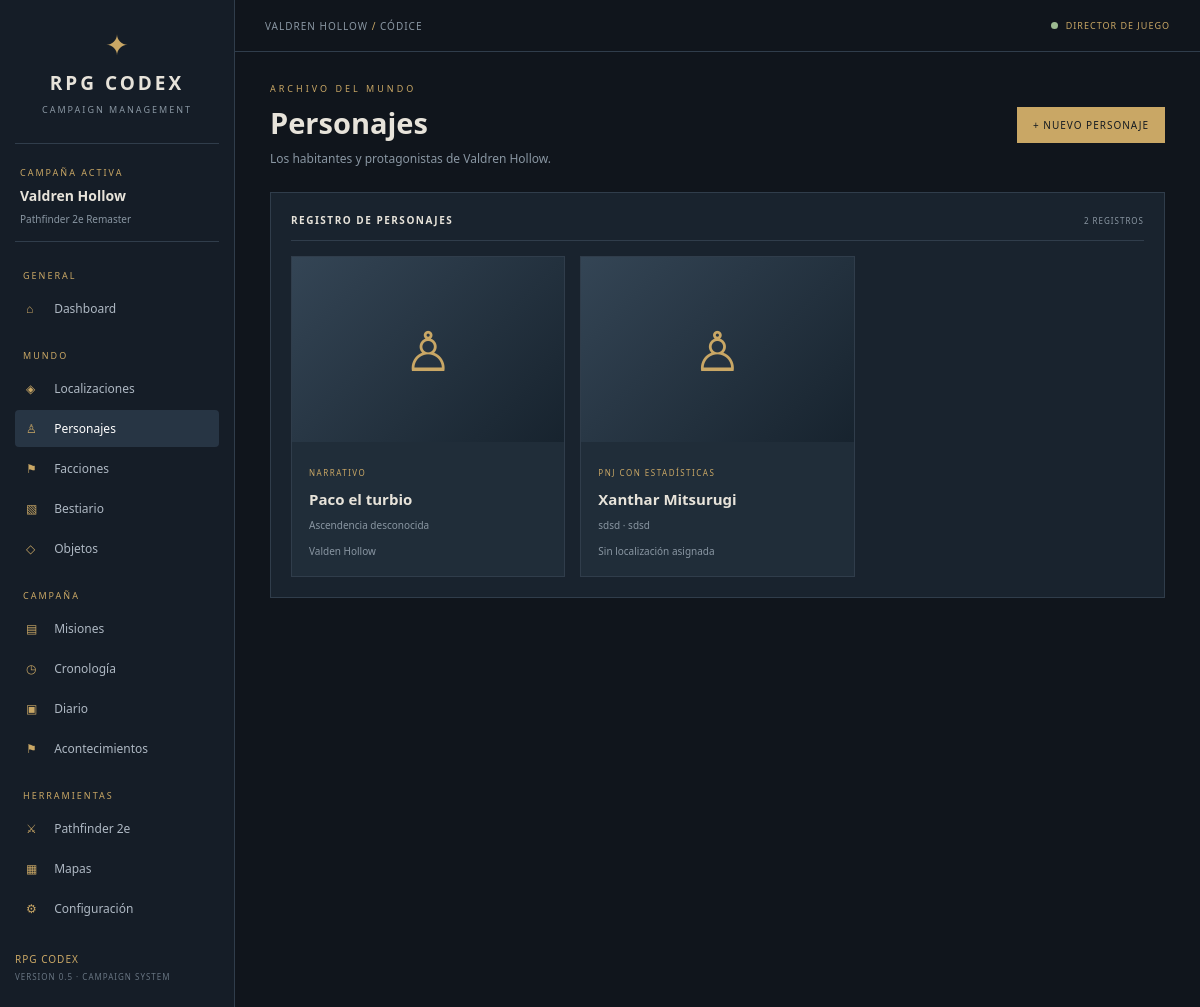
/characters, run on the app's committed database.
### tables this page shows
CREATE TABLE campaigns (
            id INTEGER PRIMARY KEY AUTOINCREMENT,
            name TEXT NOT NULL,
            system TEXT NOT NULL,
            description TEXT DEFAULT '',
            created_at TIMESTAMP DEFAULT CURRENT_TIMESTAMP
        );

CREATE TABLE characters (

            id INTEGER PRIMARY KEY AUTOINCREMENT,

            campaign_id INTEGER NOT NULL,

            location_id INTEGER,

            name TEXT NOT NULL,

            character_type TEXT NOT NULL DEFAULT 'narrative',

            ancestry TEXT DEFAULT '',

            age TEXT DEFAULT '',

            occupation TEXT DEFAULT '',

            character_class TEXT DEFAULT '',

            level INTEGER,

            summary TEXT DEFAULT '',

            personality TEXT DEFAULT '',

            biography TEXT DEFAULT '',

            motivations TEXT DEFAULT '',

            armor_class INTEGER,

            hit_points INTEGER,

            perception TEXT DEFAULT '',

            saving_throws TEXT DEFAULT '',

            skills TEXT DEFAULT '',

            attacks TEXT DEFAULT '',

            abilities TEXT DEFAULT '',

            portrait_url TEXT DEFAULT '',

            secret_notes TEXT DEFAULT '',

            created_at TIMESTAMP DEFAULT CURRENT_TIMESTAMP,

            updated_at TIMESTAMP DEFAULT CURRENT_TIMESTAMP,

            FOREIGN KEY (campaign_id)
                REFERENCES campaigns(id)
                ON DELETE CASCADE,

            FOREIGN KEY (location_id)
                REFERENCES locations(id)
                ON DELETE SET NULL

        );

CREATE TABLE locations (
            id INTEGER PRIMARY KEY AUTOINCREMENT,
            campaign_id INTEGER NOT NULL,
            name TEXT NOT NULL,
            category TEXT DEFAULT 'Otro',
            summary TEXT DEFAULT '',
            description TEXT DEFAULT '',
            secret_notes TEXT DEFAULT '',
            created_at TIMESTAMP DEFAULT CURRENT_TIMESTAMP,
            updated_at TIMESTAMP DEFAULT CURRENT_TIMESTAMP,

            FOREIGN KEY (campaign_id)
                REFERENCES campaigns(id)
                ON DELETE CASCADE
        );

### app.py (the view)
@app.route("/characters")
def characters():
    campaign = get_campaign()
    rows = get_db().execute("""
        SELECT characters.*, locations.name AS location_name FROM characters
        LEFT JOIN locations ON characters.location_id = locations.id
        WHERE characters.campaign_id = ? ORDER BY characters.name COLLATE NOCASE
    """, (campaign["id"],)).fetchall()
    return render_template("characters/list.html", characters=rows, campaign=campaign)

### app.py (called while the page is built)
def get_campaign():
    return get_db().execute("SELECT * FROM campaigns ORDER BY id LIMIT 1").fetchone()

### database.py (called while the page is built)
def get_db():
    if "db" not in g:
        DATABASE_DIR.mkdir(parents=True, exist_ok=True)
        g.db = sqlite3.connect(DATABASE_PATH)
        g.db.row_factory = sqlite3.Row
        g.db.execute("PRAGMA foreign_keys = ON")
    return g.db

### templates/characters/list.html (shortened to what this page needs)
{% extends "base.html" %}
{% block content %}
<div class="page-title-row">
    <div>
        <div class="eyebrow">ARCHIVO DEL MUNDO</div>
        <h2>Personajes</h2>
        <p>Los habitantes y protagonistas de {{ campaign["name"] }}.</p>
    </div>
    <a href="{{ url_for('character_new') }}" class="primary-button">
        + NUEVO PERSONAJE
    </a>
</div>
<section class="content-panel">
    <div class="panel-heading">
        <h3>REGISTRO DE PERSONAJES</h3>
        <span>{{ characters|length }} REGISTROS</span>
    </div>
    {% if characters %}
        <div class="character-grid">
            {% for character in characters %}
                <a href="{{ url_for('character_detail', character_id=character['id']) }}"
                   class="character-card">
                    {% if character["portrait_url"] %}
                        <img src="{{ character['portrait_url'] }}"
                             alt="{{ character['name'] }}"
                             class="character-portrait">
                    {% else %}
                        <div class="character-placeholder">♙</div>
                    {% endif %}
                    <div class="character-card-info">
                        <span class="character-type">
                            {% if character["character_type"] == "narrative" %}
                                NARRATIVO
                            {% elif character["character_type"] == "statblock" %}
                                PNJ CON ESTADÍSTICAS
                            {% elif character["character_type"] == "creature" %}
                                CRIATURA
                            {% else %}
                                PERSONAJE IMPORTANTE
                            {% endif %}
                        </span>
                        <h3>{{ character["name"] }}</h3>
                        <p>
                            {{ character["ancestry"] or "Ascendencia desconocida" }}
                            {% if character["occupation"] %}
                                · {{ character["occupation"] }}
                            {% endif %}
                        </p>
                        <small>
                            {{ character["location_name"] or "Sin localización asignada" }}
                        </small>
                    </div>
                </a>
            {% endfor %}
        </div>
    {% endif %}
</section>
{% endblock %}

### static/css/style.css (style rules this page uses)
:root { --background: #10151c; --sidebar: #151d27; --panel: #19232e; --panel-hover: #202e3b; --border: #303d4b; --gold: #c9a765; --gold-light: #e0c58e; --text: #e7e3da; --muted: #8996a2; --green: #9cba91; }
* { margin: 0; padding: 0; box-sizing: border-box; }
body { background: var(--background); color: var(--text); font-family: "Segoe UI", sans-serif; }
a { text-decoration: none; color: inherit; }
.eyebrow { color: var(--gold); font-size: 9px; letter-spacing: 3px; }
.primary-button, .secondary-button { padding: 10px 14px; font-size: 9px; letter-spacing: 1px; }
.primary-button { background: var(--gold); color: #151b21; }
.content-panel { background: var(--panel); border: 1px solid var(--border); padding: 20px; }
.panel-heading { display: flex; align-items: center; justify-content: space-between; gap: 10px; padding-bottom: 13px; border-bottom: 1px solid var(--border); margin-bottom: 15px; }
.panel-heading h3 { font-size: 10px; letter-spacing: 1.5px; }
.panel-heading span, .panel-heading a { color: var(--muted); font-size: 8px; letter-spacing: 1px; }
.page-title-row { display: flex; justify-content: space-between; align-items: center; gap: 20px; margin-bottom: 25px; }
.page-title-row h2 { font-size: 29px; margin: 8px 0; }
.page-title-row p { color: var(--muted); font-size: 12px; }
.primary-button, .secondary-button, .danger-button { display: inline-block; border: none; cursor: pointer; font-family: inherit; padding: 11px 16px; font-size: 10px; letter-spacing: 1px; }
.character-grid { display: grid; grid-template-columns: repeat(3, minmax(0, 1fr)); gap: 15px; }
.character-card { display: flex; flex-direction: column; background: #202d39; border: 1px solid var(--border); overflow: hidden; transition: 0.2s; }
.character-portrait, .character-placeholder { width: 100%; height: 185px; object-fit: cover; object-position: center 25%; }
.character-placeholder { display: grid; place-items: center; background: linear-gradient(135deg, #344555, #17232e); color: var(--gold); font-size: 55px; }
.character-card-info { padding: 17px; }
.character-type { color: var(--gold); font-size: 8px; letter-spacing: 1.5px; }
.character-card-info h3 { font-size: 15px; margin: 8px 0; }
.character-card-info p, .character-card-info small { color: var(--muted); font-size: 10px; line-height: 1.6; }
.character-card-info small { display: block; margin-top: 10px; }

### data on the page
campaigns: name "Valdren Hollow"
characters: character_type "NARRATIVO", name "Paco el turbio", ancestry "Ascendencia desconocida", name "Valden Hollow"
characters: character_type "PNJ CON ESTADÍSTICAS", name "Xanthar Mitsurugi", ancestry "sdsd", occupation "sdsd", character "Sin localización asignada"

### other printed values
{{ characters|length }} "2"
